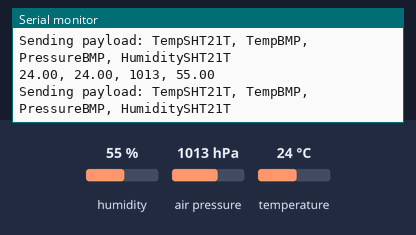
A sketch run on a simulated Arduino Uno, built with avr-gcc and run on an emulated ATmega328P. Parts: the last lines printed to the serial monitor. Wiring (inferred from the names in the program): HTU21/Si7021 sensor at I2C address 0x40; BMP180 pressure sensor at I2C address 0x77. The inputs (shaded band) are chosen by the test bench; at power-on: humidity 55 %, air pressure 1013 hPa, temperature 24 °C.

Above: at 1.2 s.
1.3 s: humidity set to 22 %
At 1.55 s:
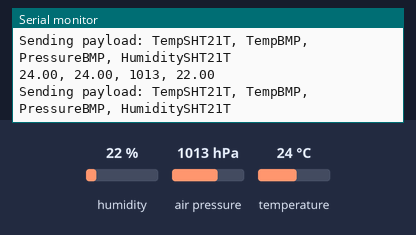
2.8 s: air pressure set to 952 hPa
At 3.18 s:
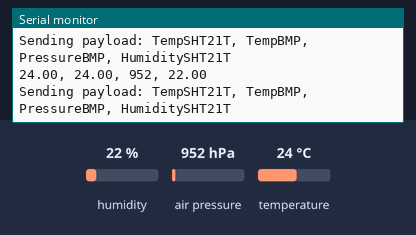
4.3 s: temperature set to 12 °C
At 4.81 s:
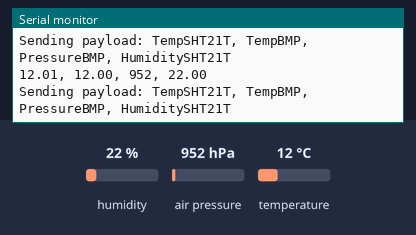

The sketch:

tph-spi.ino
```cpp
#include <Wire.h>
#include <Sodaq_BMP085.h>
#include <Sodaq_SHT2x.h>

//TPH BMP sensor
Sodaq_BMP085 bmp;
void setup() {
  // put your setup code here, to run once:
  Serial.begin(9600);
  setupTPH();
}
void loop() {
  // put your main code here, to run repeatedly:
  Serial.println("Sending payload: TempSHT21T, TempBMP, PressureBMP, HumiditySHT21T");
  String reading = takeTPHReading();
  Serial.println(reading);
}
void setupTPH()
{
  //Initialize the wire protocol for the TPH sensors
  Wire.begin();

  //Initialize the TPH BMP sensor
  bmp.begin();
}
String takeTPHReading()
{
  //Create a String type data record in csv format
  //TempSHT21, TempBMP, PressureBMP, HumiditySHT21
  String data = String(SHT2x.GetTemperature())  + ", ";
  //BMPTemp is commented out, the data will be to long if you also send batt volt.
  data += String(bmp.readTemperature()) + ", ";
  data += String(bmp.readPressure() / 100)  + ", ";
  data += String(SHT2x.GetHumidity());

  return data;
}
```

Measured:
- after the input at 1.3 s, the serial monitor: prints a new line at once (image 1)
- after the input at 2.8 s, the serial monitor: prints a new line after 0.18 s (image 2)
- after the input at 4.3 s, the serial monitor: prints a new line after 0.31 s (image 3)
